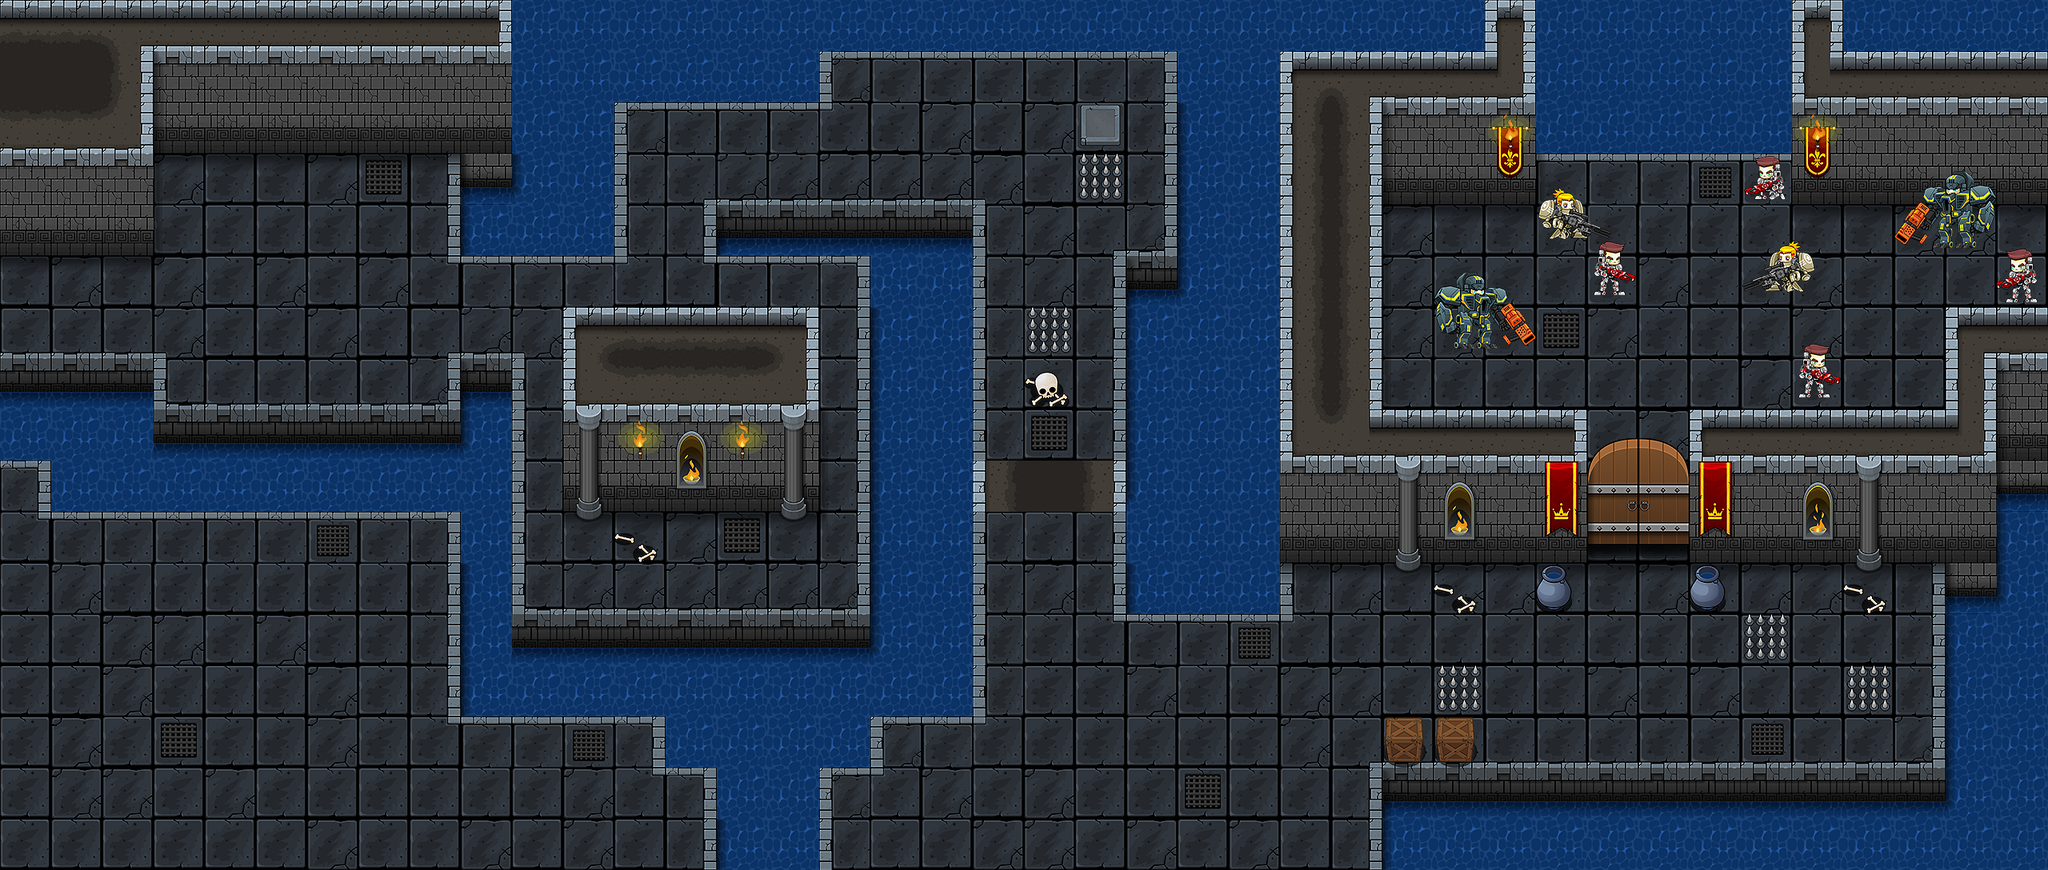

A level layout from a 2D game, rendered from its tile map. Below: a short description, then the map file with tile-grid data replaced by summaries:
An orthogonal 40x17 tile map with 64x64 px tiles, 6 tile layers (flour, onFlour, blockLayer, sinkLayer, ...) and 7 objects.

<map version="1.2" tiledversion="1.2.1" orientation="orthogonal" renderorder="right-down" width="40" height="17" tilewidth="64" tileheight="64" infinite="0" nextlayerid="27" nextobjectid="39">
 <tileset firstgid="1" name="tileSheet04-01" tilewidth="64" tileheight="64" tilecount="325" columns="13">
  <image source="tileSheets14-01-19.png" width="832" height="1600" />
 </tileset>
 <layer id="21" name="flour" width="40" height="17">
  <data>[680 cells, 354 non-empty, 29 distinct tile ids]</data>
 </layer>
 <layer id="22" name="onFlour" width="40" height="17">
  <data>[680 cells, 6 non-empty, 4 distinct tile ids]</data>
 </layer>
 <layer id="23" name="blockLayer" width="40" height="17">
  <data>[680 cells, 152 non-empty, 52 distinct tile ids]</data>
 </layer>
 <layer id="24" name="sinkLayer" width="40" height="17">
  <data>[680 cells, 189 non-empty, 7 distinct tile ids]</data>
 </layer>
 <layer id="25" name="onBlockLayer" width="40" height="17">
  <data>[680 cells, 44 non-empty, 17 distinct tile ids]</data>
 </layer>
 <objectgroup id="6" name="playerLayer">
  <object id="3" gid="178" x="480" y="413" width="64" height="64">
   <properties>
    <property name="type" value="scene1Goal" />
   </properties>
  </object>
  <object id="4" gid="178" x="1185" y="221" width="64" height="64">
   <properties>
    <property name="type" value="scene2Goal" />
   </properties>
  </object>
  <object id="23" gid="178" x="2080" y="861" width="64" height="64">
   <properties>
    <property name="type" value="scene4Goal" />
   </properties>
  </object>
  <object id="35" gid="178" x="287" y="398" width="64" height="64">
   <properties>
    <property name="type" value="playerStartPosition" />
   </properties>
  </object>
  <object id="36" gid="178" x="1318" y="925" width="64" height="64">
   <properties>
    <property name="type" value="scene3Goal" />
   </properties>
  </object>
  <object id="37" gid="178" x="2080" y="477" width="64" height="64">
   <properties>
    <property name="type" value="scene5Goal" />
   </properties>
  </object>
 </objectgroup>
 <objectgroup id="7" name="objectLayer">
  <object id="38" gid="181" x="1600" y="960" width="64" height="64">
   <properties>
    <property name="type" value="goldenKey" />
   </properties>
  </object>
 </objectgroup>
 <layer id="26" name="upperLayer" width="40" height="17">
  <data>[680 cells, 19 non-empty, 11 distinct tile ids]</data>
 </layer>
</map>
